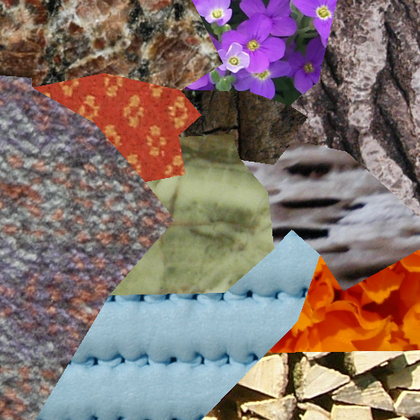
%> input picture Data/textured image/tm9_1_1.png, 420 x 420 px, shrunk from 512 x 512 before the run
$ octave Demo_a.m   (GNU Octave 9; MATLAB toolbox functions it lacks are replaced by stand-ins)
%> lines starting %> are read from the running program, lines starting %| are printed output that depends on the picture
### function/SVMClasser.m
function  [ClassSVM, probalities] = SVMClasser(Img, TestFlag, NumSamples, varargin)
    % Img = double(imread(['.\DataSet\ISPRS_Vaihingen\',SceneName]));
    [row,col, dim] = size(Img);
    imgData = reshape(Img,[row*col,dim]);

    % 50/100 of each class in the test data were selected for training and the rest were used as test
    % (50 for hy and 100 for spectral)
%     NumSamples = 100;%500;
    NumSamples = double(NumSamples);
    TrainIdx = randomSelectTrainSet(TestFlag,NumSamples);
    NewTrainImg = zeros(size(TestFlag));
    NewTrainImg(TrainIdx) = TestFlag(TrainIdx);
    TrainFlag = NewTrainImg;
    ClassCount = max(TestFlag(:));

    %Extraction of features based on training samples (EMP)
    fprintf('Generate SVM training feature set......\n');

    %Each band takes m opens and m closes.
    OpenCloseCount = 2;%4
    TestData = zeros([row col (2*OpenCloseCount+1)*dim]);
    for m = 1:dim
        tmp  = mat2gray(Img(:,:,m));
        TestData(:,:,(2*OpenCloseCount+1)*(m-1)+1) = tmp;
        for n = 1:OpenCloseCount
            se = strel('disk',2*n-1);
            TestData(:,:,(2*OpenCloseCount+1)*(m-1)+2*n) = imopen(tmp,se);
            TestData(:,:,(2*OpenCloseCount+1)*(m-1)+2*n+1) = imclose(tmp,se);
        end
    end
    TestData = reshape(TestData,row*col, (2*OpenCloseCount+1)*dim);


    %Generate training and test samples
    [TrainData, TestData] = createPixelSvmTrainSet(ClassCount,TestData,TrainFlag);

    % SVM parameter optimisation
    fprintf('SVM parameter optimisation......\n');
    if nargin==3
        bestcv = 0;
        for log2c = 0:5%-5:15
            for log2g = -5:5%-5:15

                cmd = ['-v 5 -c ', num2str(2^log2c), ' -g ', num2str(2^log2g),' -q',' -b 1'];
                cv = svmtrain(TrainData(:,1), TrainData(:,2:end), cmd);

                if (cv >= bestcv)
                    bestcv = cv; bestc = 2^log2c; bestg = 2^log2g;
                end
                fprintf('%g %g %g (best c=%g, g=%g, rate=%g)\n', log2c, log2g, cv, bestc, bestg, bestcv);
            end
        end
    elseif nargin==4
        parameter = cell2mat(varargin);
        bestc = parameter(1);
        bestg = parameter(2);
    end
    %Generate initial classification results and category probabilities
    fprintf('SVM prediction......\n');
    cmd = ['-t 2',' -c ', num2str(bestc),' -g ',num2str(bestg),' -q',' -b 1'];
    modelRBF = svmtrain(TrainData(:,1), TrainData(:,2:end), cmd);
    [ClassSVM, accuracy_L2, probalities] = svmpredict(TestFlag(:), TestData, modelRBF,' -b 1');
    [~,Idx] = sort(modelRBF.Label);
    probalities = probalities(:,Idx);
    ClassSVM = reshape(ClassSVM, [row,col]);

### function/randomSelectTrainSet.m
function indexes = randomSelectTrainSet(TestLabels,n)
% Random Select certain number of samples from the whole set of ground
% truth as the train

ClassNum = max(TestLabels(:));
% if ClassNum ~= numel(unique(TestLabels(:)))-1
%     error('Inputed TestLabels should start from 1 and continuing!');
% end

indexes = [];
for i = 1:ClassNum
    ClassIndex = find(TestLabels == i);
    tmpIndex = randperm(length(ClassIndex));
    if length(tmpIndex)>n
        indexes = [indexes, ClassIndex(tmpIndex(1:n))'];
    else
        indexes = [indexes, ClassIndex(tmpIndex(1:floor(length(tmpIndex)/2)))'];
    end
end

### function/createPixelSvmTrainSet.m
function  [TrainData, TestData] = createPixelSvmTrainSet(ClassCount,FS,TrainImg,varargin)
%CREATESVMTRAINSET 依据指的的训练样本图生成训练样本集合
% INPUT:
    % ClassCount: ClassCount
    % FS:feature stack
    % TrainImg: a image mask showing different class samples
% OUTPUT：
%  TrainData： 第一列为类别标记，后面为对应的特征
%  TestData： 第一列为类别标记，后面为对应的特征

%判断输入参数数量是否正确
narginchk(3,4);

%如果未说明则对FS每一维（）列特征均归一化处理到[-1，-1]或单位方差
if isempty(varargin) || isequal(varargin(1),'true')
%     %单位方差
%     FS = zscore(FS);

    %[-1,1]
    minData = min(FS,[],1);
    maxData = max(FS,[],1);
    k = 2./(maxData-minData);
    b = -(maxData+minData)./(maxData-minData);
    FS = bsxfun(@times,FS,k);
    FS = bsxfun(@plus,FS,b);
    TestData = FS;
else
    TestData = FS;
end


%生成特征结构体P, 其中P{i}{1}为特征值，P{i}{2}为类别i的采集特征的数量
 P = cell(1,ClassCount);
 for i = 1:ClassCount
     P{i}{1} = FS(TrainImg==i,:);%特征值
     P{i}{2} = size(P{i}{1},1);%类别i的采集特征的数量
 end

%统计训练样本的总数量
Num_of_sample = 0;
m = size(FS,2);%特征维数
for i = 1:ClassCount
    Num_of_sample = Num_of_sample + P{i}{2};
end

%获得训练集
TrainData = zeros(Num_of_sample,m+1);
%训练集第一列赋值,表示类别
indx = 1;
for i = 1:ClassCount
    TrainData(indx:indx+P{i}{2}-1,1) = i;
    TrainData(indx:indx+P{i}{2}-1,2:m+1) = P{i}{1};
    indx = indx+P{i}{2};
end

fprintf(1,' 特征提取完成!\n');

### Demo_a.m
clc
clear
close all
addpath(genpath('./function'));
addpath(genpath('./ToolBoxes'));
% dbstop error
%%     This code is used to experiment with MRF interactions on multiple scales
%      Code to build multi-semantic scale representations at regional granularity
%      Initial classifier is SVM

%% Data loading
%% textured image

Img = double(imread('./Data/textured image/tm9_1_1.png'));
[row,col,dim] = size(Img);
%> row = 420; col = 420; dim = 3
ImgData = reshape(Img,row*col,dim);
% [~,score,~,~] = pca(ImgData,'NumComponents',1);
% img = reshape(score,row,col,1);
% Img = imguidedfilter(Img,img);
TestFlag = double(imread('./Data/textured image/ground-truth.bmp'))+1;
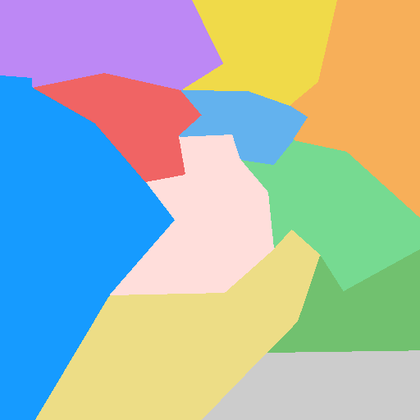
%> input picture Data/textured image/ground-truth.bmp, 420 x 420 px, shrunk from 512 x 512 before the run

NumSamples = 100;
[~, probility2] = SVMClasser(Img, TestFlag, NumSamples);
%> in randomSelectTrainSet, `ClassNum = max(TestLabels(:));`: ClassNum = 256
%> the loop in randomSelectTrainSet, `for i = 1:ClassNum` made 256 passes
%> ClassIndex on passes 32, 34, 35: [19718; 34978; 38545; 68245], [52356; 53614], [42728; 45238]
%> in SVMClasser, `NewTrainImg(TrainIdx) = TestFlag(TrainIdx);`:
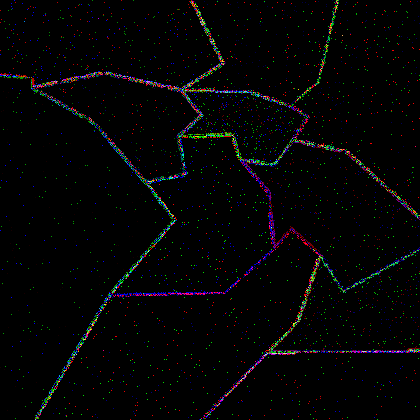
%> NewTrainImg: size 420x420x3 double; mean R, G, B 4.1, 3.9, 4.4; drawn with min black and max white
%> the loop in SVMClasser, `for m = 1:dim` made 3 passes
%> pass 1, in SVMClasser, `tmp  = mat2gray(Img(:,:,m));`:
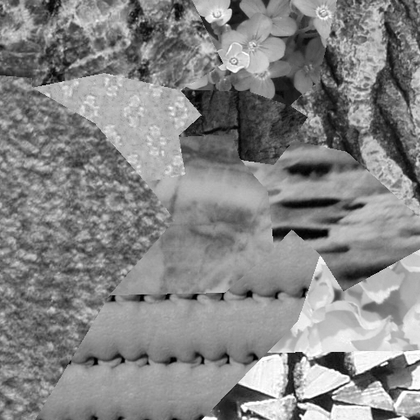
%> tmp: size 420x420 double; min 0, max 1, mean 0.524
%> pass 2, in SVMClasser, `tmp  = mat2gray(Img(:,:,m));`:
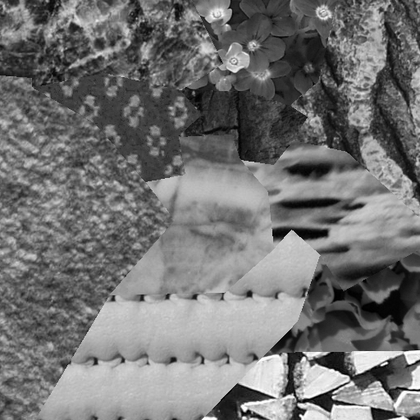
%> tmp: size 420x420 double; min 0, max 1, mean 0.453
%> pass 3, in SVMClasser, `tmp  = mat2gray(Img(:,:,m));`:
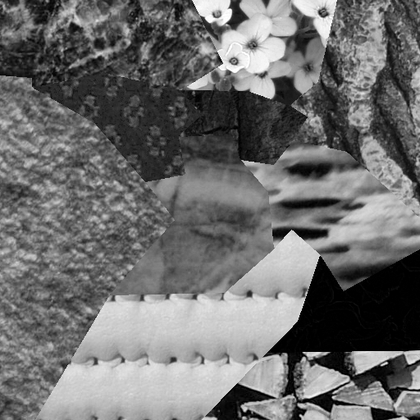
%> tmp: size 420x420 double; min 0, max 1, mean 0.433
%> in createPixelSvmTrainSet, `minData = min(FS,[],1);`: minData = [0 0 0 0 0.00392 0 0 0.00392 0 0.0118 0 0 0 0 0]
%> in createPixelSvmTrainSet, `maxData = max(FS,[],1);`: maxData = [1 1 1 0.973 1 1 0.992 1 0.933 1 1 0.992 1 0.969 1]
%> in createPixelSvmTrainSet, `k = 2./(maxData-minData);`: k = [2 2 2 2.06 2.01 2 2.02 2.01 2.14 2.02 2 2.02 2 2.06 2]
%> in createPixelSvmTrainSet, `b = -(maxData+minData)./(maxData-minData);`: b = [-1 -1 -1 -1 -1.01 -1 -1 -1.01 -1 -1.02 -1 -1 -1 -1 -1]
%> in createPixelSvmTrainSet, `P = cell(1,ClassCount);`: P = 256 items
%> the loop in createPixelSvmTrainSet, `for i = 1:ClassCount` made 47 passes
%> the run ends on the next line
